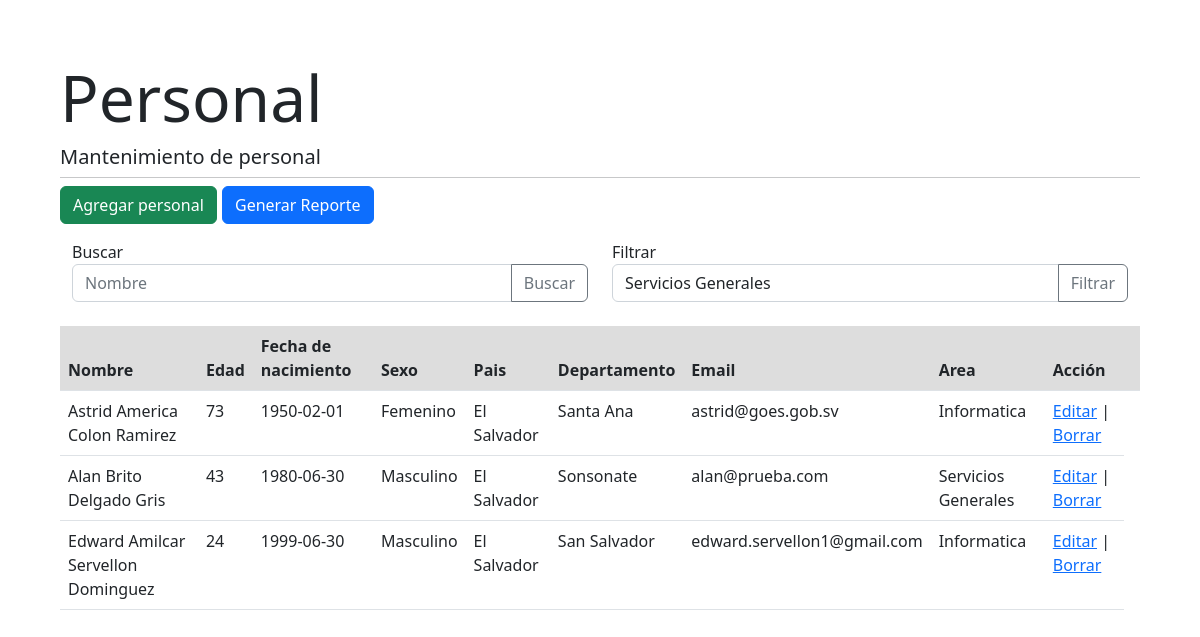
The page / on the database its author committed.
### tables this page shows
CREATE TABLE `personal` (
  `id` int(11) NOT NULL,
  `nombres` varchar(200) NOT NULL,
  `apellidos` varchar(200) NOT NULL,
  `sexo` int(1) NOT NULL,
  `pais` varchar(30) NOT NULL,
  `departamento` varchar(30) NOT NULL,
  `fecha_nacimiento` date NOT NULL,
  `email` varchar(100) NOT NULL,
  `area` int(11) NOT NULL
);

CREATE TABLE `areas` (
  `id` int(11) NOT NULL,
  `nombre_area` varchar(100) NOT NULL
);

### index.php (the view, shortened to what this page needs)
<!DOCTYPE html>
<html lang="en">
<head>
    <link rel="stylesheet" href="css/estilo.css">
    <link rel="stylesheet" href="https://cdn.jsdelivr.net/npm/bootstrap@5.2.3/dist/css/bootstrap.min.css">
    <link href="https://cdn.jsdelivr.net/npm/sweetalert2@11.7.32/dist/sweetalert2.min.css" rel="stylesheet">
</head>
<body>
<?php
require_once("dbConnection.php");
$result = mysqli_query($mysqli, "SELECT * FROM personal ORDER BY id DESC");
?>
<div class="jumbotron">
    <h1 class="display-3">Personal</h1>
    <h3 class="lead">Mantenimiento de personal</h3>
    <hr class="my-2">
    <p class="lead">
        <a class="btn btn-success" href="add.php" role="button">Agregar personal</a>
        <a class="btn btn-primary" href="report.php" role="button">Generar Reporte</a>
    </p>
</div>
<div class="container">
  <div class="row">
    <div class="col">
    <label for="texto_buscar">Buscar</label>
    <div class="input-group">
            <input type="text"  class="form-control"  placeholder="Nombre" id="texto_buscar">
            <input class="btn btn-outline-secondary" value="Buscar" onclick="buscar()" type="button">
    </div>
    </div>
    <div class="col">
    <label for="seleccion">Filtrar</label>
        <div class="input-group">
          <select class="form-control" name="" id="seleccion">
          <?php
            $areaas = mysqli_query($mysqli, "SELECT * FROM areas ORDER BY id DESC");
            while ($areas = mysqli_fetch_assoc($areaas)) {
                echo '<option value="'.$areas['id'].'">'.$areas['nombre_area'].'</option>';
            }
            ?>
          </select>
          <input class="btn btn-outline-secondary" value="Filtrar" onclick="filtrar()" type="button">
        </div>
    </div>
  </div>
  </div>
    <br>
	<table class="table" width='80%' border=0 id="tabla">
    <thead>
		<tr bgcolor='#DDDDDD'>
			<td><strong>Nombre</strong></td>
			<td><strong>Edad</strong></td>
			<td><strong>Fecha de nacimiento</strong></td>
			<td><strong>Sexo</strong></td>
			<td><strong>Pais</strong></td>
			<td><strong>Departamento</strong></td>
			<td><strong>Email</strong></td>
			<td><strong>Area</strong></td>
            <td><strong>Acción</strong></td>
            <td><strong></strong></td>
		</tr>
    </thead>
		<?php
		while ($res = mysqli_fetch_assoc($result)) {
		 $area = mysqli_query($mysqli, "SELECT nombre_area FROM areas WHERE id=".$res['area']." ORDER BY id DESC");
		 while ($resp = mysqli_fetch_assoc($area)) {
					$area_nombre=$resp['nombre_area'];
		}
			$tiempo = strtotime($res['fecha_nacimiento']);
			$ahora = time();
			$edad = ($ahora-$tiempo)/(60*60*24*365.25);
			$edad = floor($edad);
            if($res['sexo']==1){
                $sexo="Masculino";
            }
            else{
                $sexo="Femenino";
            }
			echo "<tr>";
			echo "<td>".$res['nombres']." ".$res['apellidos']."</td>";
			echo "<td>".$edad."</td>";
			echo "<td>".$res['fecha_nacimiento']."</td>";
			echo "<td>".$sexo."</td>";
			echo "<td>".$res['pais']."</td>";
			echo "<td>".$res['departamento']."</td>";
			echo "<td>".$res['email']."</td>";
			echo "<td>".$area_nombre."</td>";
			echo "<td><a href=\"edit.php?id=$res[id]\">Editar</a> |
			<a href='#' onClick='borrar($res[id])'>Borrar</a></td>";
		}
		?>
	</table>
</body>
</html>

### css/estilo.css (style rules this page uses)
body { padding: 5%; }

### rows shown on the page
personal: nombres "Astrid America", apellidos "Colon Ramirez", fecha_nacimiento "73", fecha_nacimiento "1950-02-01", sexo "Femenino", pais "El Salvador", departamento "Santa Ana", email "astrid@goes.gob.sv", area.nombre_area "Informatica"
personal: nombres "Alan Brito", apellidos "Delgado Gris", fecha_nacimiento "43", fecha_nacimiento "1980-06-30", sexo "Masculino", pais "El Salvador", departamento "Sonsonate", email "alan@prueba.com", area.nombre_area "Servicios Generales"
personal: nombres "Edward Amilcar", apellidos "Servellon Dominguez", fecha_nacimiento "24", fecha_nacimiento "1999-06-30", sexo "Masculino", pais "El Salvador", departamento "San Salvador", email "edward.servellon1@gmail.com", area.nombre_area "Informatica"

### other values the page prints
form field value "Servicios Generales"
